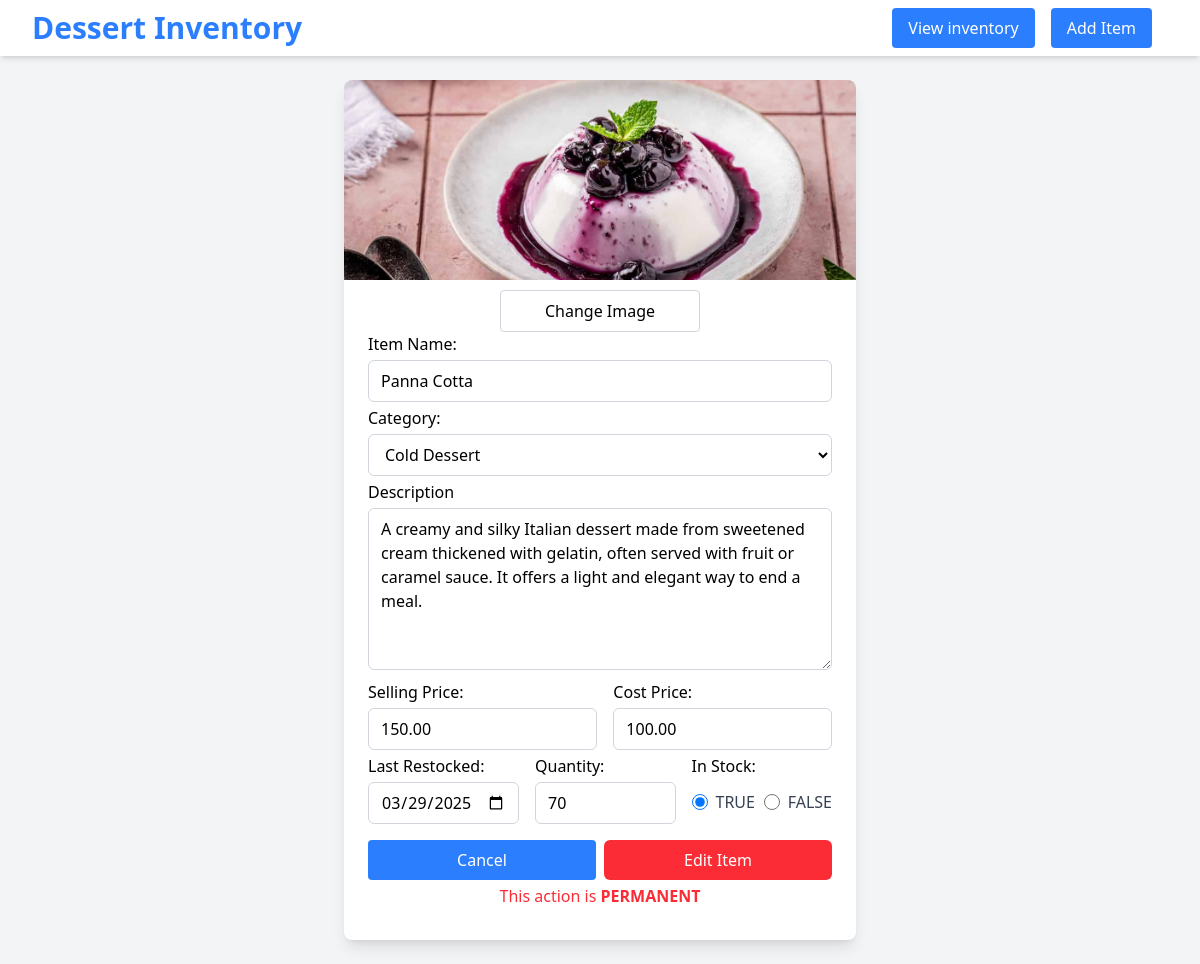
The page /edit-item-form.php?id=8 on the database its author committed.
### tables this page shows
CREATE TABLE IF NOT EXISTS `crem_de_la_crem` (
    id INT PRIMARY KEY AUTO_INCREMENT,
    name VARCHAR(100) NOT NULL,
    category VARCHAR(100),
    description TEXT,
    image_path VARCHAR(255),
    last_restocked DATE NOT NULL,
    is_available TINYINT(1) NOT NULL DEFAULT 1,
    sell_price FLOAT NOT NULL,
    cost_price FLOAT NOT NULL,
    quantity INT NOT NULL
);

### db.php (called while the page is built, shortened)
<?php
$table = "crem_de_la_crem";
?>

### edit-item-form.php (the view, shortened to what this page needs)
<?php
require 'db.php';
$id = $_GET['id'];
$sql = "SELECT * FROM $table WHERE id = $id";
$result = $conn->query($sql);
if($result && $result->num_rows > 0) {
    $item = $result->fetch_assoc();
    $id = $item['id'];
    $name = $item['name'];
    $category = $item['category'];
    $description = $item['description'];
    $imagePath = ltrim($item['image_path'], '/');
    $lastRestocked = $item['last_restocked'];
    $isAvailable = ($item["is_available"] ? TRUE : FALSE);
    $sellPrice = number_format(floatval($item['sell_price']), 2);
    $costPrice = number_format(floatval($item['cost_price']), 2);
    $quantity = $item['quantity'];
}
?>
<!DOCTYPE html>
<html lang="en">
<head>
    <link rel="stylesheet" href="dist/styles.css">
</head>
<body class="bg-gray-100">
    <nav class="bg-white p-2 shadow-md flex items-center justify-between px-8 mt">
        <div id="nav-header">
            <h1 class="text-3xl font-bold text-blue-500">Dessert Inventory</h1>
        </div>
        <div id="nav-buttons" class="flex space-x-4 mr-4">
            <a href='index.php#inventory-table-div'><button id="button-view-inv" class="cursor-pointer bg-blue-500 text-white px-4 py-2 rounded hover:bg-blue-700 transition active">View inventory</button></a>
            <a href='index.php#add-item-form-div'><button id="button-add-item" class="cursor-pointer bg-blue-500 text-white px-4 py-2 rounded hover:bg-blue-700 transition">Add Item</button></a>
        </div>
    </nav>
    <div id="edit-item-form-div">
        <div id="item-info" class="bg-white max-w-lg rounded-lg shadow-lg overflow-hidden mx-auto my-6">
            <form id="edit-item-form" action="edit-item.php?id=<?php echo $id; ?>" method="post" enctype="multipart/form-data">
                <img id="image-preview" src="<?php echo ($imagePath) ? $imagePath: "./images/placeholder.jpg"; ?>" alt="Uploaded image preview" class="w-full max-h-50 object-cover">
                <div class="p-6 pt-0 mt-2.5">
                    <div class="flex justify-center">
                        <label for="item-image-input" class="flex justify-center w-50 px-4 py-2 border border-gray-300 rounded cursor-pointer hover:bg-gray-300">Change Image</label>
                        <input type="file" name="item-image-input" id="item-image-input" style="display: none;" accept="image/*"><br>
                    </div>
                    <label for="item-name" class="font-medium">Item Name: </label><br>
                    <input type="text" name="item-name" value="<?php echo $name; ?>" class="w-full my-1 px-3 py-2 border border-gray-300 rounded-md focus:outline-none focus:ring-2 focus:ring-blue-600"><br>
                    <label for="item-category" class="font-medium">Category: </label><br>
                    <select name="item-category" class="w-full my-1 px-3 py-2 border border-gray-300 rounded-md focus:outline-none focus:ring-2 focus:ring-blue-600">
                        <option value="Cold_Dessert" <?php echo ($category === "Cold_Dessert") ? "selected" : NULL; ?>>Cold Dessert</option>
                    </select><br>
                    <label for="item-description" class="font-medium">Description</label><br>
                    <textarea
                    name="item-description"
                    rows="6" cols="50"
                    class="w-full my-1 px-3 py-2 border border-gray-300 rounded-md focus:outline-none focus:ring-2 focus:ring-blue-600"
                    placeholder="Enter a description of the item..."><?php echo trim($description); ?></textarea><br>
                    <div id="item-prices" class="flex space-x-4">
                        <div>
                            <label for="item-sell-price" class="font-medium">Selling Price: </label>
                            <input type="number" name="item-sell-price" min="0.00" value="<?php echo $sellPrice; ?>" step="0.01" class="w-full my-1 px-3 py-2 border border-gray-300 rounded-md focus:outline-none focus:ring-2 focus:ring-blue-600"><br>
                        </div>
                        <div>
                            <label for="item-cost-price" class="font-medium">Cost Price: </label>
                            <input type="number" name="item-cost-price" min="0.00" value="<?php echo $costPrice; ?>" step="0.01" class="w-full my-1 px-3 py-2 border border-gray-300 rounded-md focus:outline-none focus:ring-2 focus:ring-blue-600"><br>
                        </div>
                    </div>
                    <div id="item-bottom" class="flex space-x-4">
                        <div class="w-1/3">
                            <label for="item-last-restocked" class="font-medium">Last Restocked: </label>
                            <input type="date" id="item-last-restocked" name="item-last-restocked" value="<?php echo $lastRestocked ?>" class="w-full my-1 px-3 py-2 border border-gray-300 rounded-md focus:outline-none focus:ring-2 focus:ring-blue-600">
                        </div>
                        <div class="w-1/3">
                            <label for="item-quantity" class="font-medium">Quantity: </label>
                            <input type="number" id="item-quantity" name="item-quantity" min="0" value="<?php echo $quantity; ?>" step="1" class="w-full my-1 px-3 py-2 border border-gray-300 rounded-md focus:outline-none focus:ring-2 focus:ring-blue-600"><br>
                        </div>
                        <div class="w-1/3">
                            <p class="font-medium mb-1">In Stock: </p>
                            <div id="in-stock-radio" class="flex justify-between items-center mt-3">
                                <div id="in-stock-radio-true-div" class="flex items-center space-x-2">
                                    <input type="radio"
                                        name="item-is-available"
                                        id="is-available-true"
                                        value="1" <?php echo ($isAvailable) ? "checked" : NULL; ?>
                                        class="cursor-pointer w-4 h-4 text-blue-500 border-gray-300 focus:ring-blue-500 focus:ring-2">
                                    <label for="is-available-true" class="text-gray-700 font-medium cursor-pointer">TRUE</label>
                                </div>
                                <div id="in-stock-radio-false-div" class="flex items-center space-x-2">
                                    <input type="radio"
                                        name="item-is-available"
                                        id="is-available-false"
                                        value="0" <?php echo (!$isAvailable) ? "checked" : NULL; ?>
                                        class="cursor-pointer w-4 h-4 text-blue-500 border-gray-300 focus:ring-blue-500 focus:ring-2">
                                    <label for="is-available-false" class="text-gray-700 font-medium cursor-pointer">FALSE</label>
                                </div>
                            </div>
                        </div>
                    </div>
                    <div class="flex justify-between mt-3">
                        <button id="button-cancel-delete" class="w-57 cursor-pointer bg-blue-500 text-white px-4 py-2 rounded hover:bg-blue-700 transition">Cancel</button>
                        <input type="submit" value="Edit Item" class="w-57 cursor-pointer px-6 py-2 bg-red-500 text-white rounded-md hover:bg-red-700 focus:outline-none focus:ring-2 focus:ring-red-500 focus:ring-opacity-50">
                    </div>
                    <p class="text-center text-red-500 mt-1 mb-2">This action is <span class="font-semibold">PERMANENT</span></p>
                </div>
            </form>
        </div>
    </div>
</body>
</html>

### rows shown on the page
crem_de_la_crem: image_path (picture), item-name "Panna Cotta", item-category "Cold Dessert", item-description "A creamy and silky Italian dessert made from sweetened cream thickened with gelatin, often served with fruit or caramel sauce. It offers a light and elegant way to end a meal.", item-sell-price "150.00", item-cost-price "100.00", item-last-restocked "03/29/2025", item-quantity "70", is_available "☑ TRUE", is_available "☐ FALSE"
